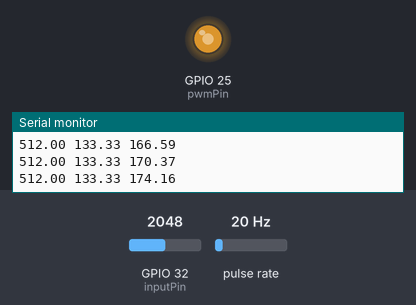
This sketch was run on a simulated ESP32. On the bench: output pins drawn as LEDs (lit = HIGH), the last lines printed to the serial monitor. Wiring (inferred from the names in the program): pulse sensor: data GPIO 34. Inputs (shaded band) come from the test bench; at power-on: pulse rate 20 Hz, GPIO 32 (inputPin) = 2048 (analog values on the 0–4095 scale).

Above: at 1.25 s.
1.3 s: pulse rate (sensor on GPIO 34) set to 150 Hz
2.9 s: GPIO 32 (inputPin) set to 3079
5.9 s: GPIO 32 (inputPin) set to 3198
At 8.89 s:
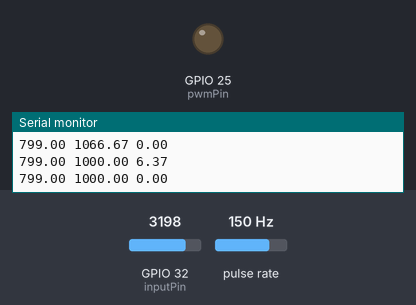
8.9 s: pulse rate (sensor on GPIO 34) set to 4 Hz
At 10.8 s:
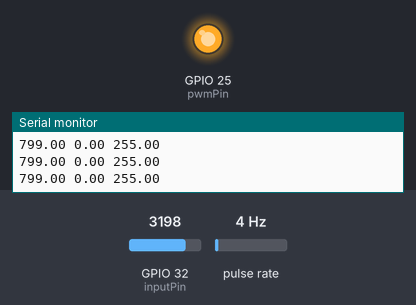
11.9 s: pulse rate (sensor on GPIO 34) set to 196 Hz
At 12.18 s:
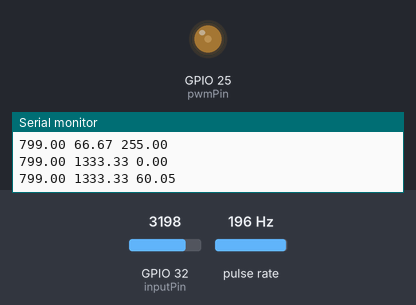
14.9 s: GPIO 32 (inputPin) set to 4095
At 18.3 s:
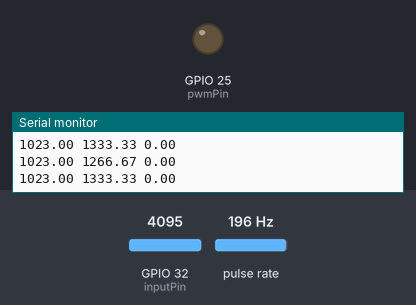
Timing chart, 0 to 18.9 s (numbered marks = the images above; inputs shaded):
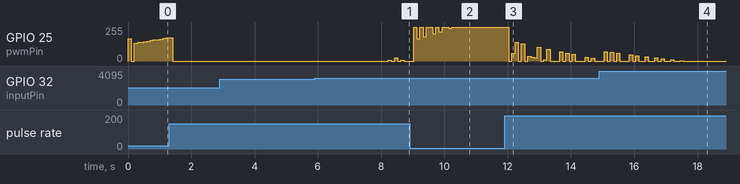

The sketch:

RPM_PID.ino
```cpp
#include <PID_v1.h>

const int pwmPin = 25;
const int pino_sensor = 34;  // Pino do sensor de obstáculo
const int inputPin = 32;     // Escolha o pino que está usando (por exemplo, 32)

const int helices = 9;             // Número de hélices do cooler
volatile int mudancas_estado = 0;  // Variável que será usada na interrupção

unsigned long tempo_inicial = 0;  // Para armazenar o tempo inicial
unsigned long tempo_serial = 0;   // Para armazenar o tempo plotar serial
unsigned long intervalo = 1000;   // Intervalo de 1 segundo (em milissegundos)

volatile float rpm;

//PID
double SetPoint, Input, Output = 10;

double KP = 0.3, KI = 0.1, KD = 0.1;

PID myPID(&Input, &Output, &SetPoint, KP, KI, KD, DIRECT);


  // Função chamada na interrupção (conta transições de 1 para 0)
  void contarTransicoes() {
    if (digitalRead(pino_sensor) == LOW) {  // Detecta transição de 1 para 0
      mudancas_estado++;
    }
  }

void setup() {


  Serial.begin(115200);
  analogReadResolution(10);

  //RANGE ENTRE OS VALORES DE SAIDA
  myPID.SetMode(AUTOMATIC);
  //myPID.SetOutputLimits(0, 1023);
  myPID.SetSampleTime(100);
  SetPoint = 100;

  //CONFIGURAÇÃO DE PWM
  ledcSetup(0, 10000, 8);
  ledcAttachPin(25, 0);
  pinMode(inputPin, INPUT);  // Configura o pino como entrada

  //DEFINE PINO DE LEITURA DO POTENCIOMETRO
  pinMode(pino_sensor, INPUT);  // Configura o pino como entrada

  //delay(3000);

  //DEFINE UMA INTERUÇÃO DE BORDA DE DESCIDA
  attachInterrupt(digitalPinToInterrupt(pino_sensor), contarTransicoes, FALLING);  // Configura interrupção
  tempo_inicial = millis();                                                        // Armazena o tempo inicial
}

void loop() {
  // Verifica se já se passou 1 segundo
  if (millis() - tempo_inicial >= 100) {
    // Calcula o RPM
    float rotacoes_por_segundo = (float)mudancas_estado / helices;  // Número de rotações completas por segundo
    rpm = rotacoes_por_segundo * 60 * 10 ;                    // Converte para rotações por minuto

    // Serial.println(rpm);
    // Reseta o contador e o tempo
    mudancas_estado = 0;
    tempo_inicial = millis();  // Atualiza o tempo inicial
  }
  //sensor vai ser input

  Input = rpm ;

  //potencimetro vai ser o meu desejo
  int pinValue = analogRead(inputPin) ;  // Lê o valor do pino
  SetPoint = pinValue;


  myPID.Compute();
  ledcWrite(0, Output);  // Aplica o valor ao PWM


  if (millis() - tempo_serial > 100){

    tempo_serial = millis();
    Serial.print(SetPoint);
    Serial.print(" ");
    Serial.print(Input);
    Serial.print(" ");
    Serial.print(Output);
    Serial.println(" ");


  }

}
```

Measured:
- the behaviour switches between 3127 and 3128 on GPIO 32 (inputPin) (found by bisection; images 0 and 1)
- after the input at 5.9 s, GPIO 25 (pwmPin): 0/255 → 6/255 after 2.3 s, → 0/255 0.10 s later, → 26/255 0.10 s later, → 0/255 0.10 s later, … (6 changes in this stretch)
- after the input at 14.9 s, GPIO 25 (pwmPin): 0/255 → 70/255 after 0.15 s, → 0/255 0.10 s later, → 64/255 0.10 s later, → 0/255 0.10 s later, … (20 changes in this stretch)
